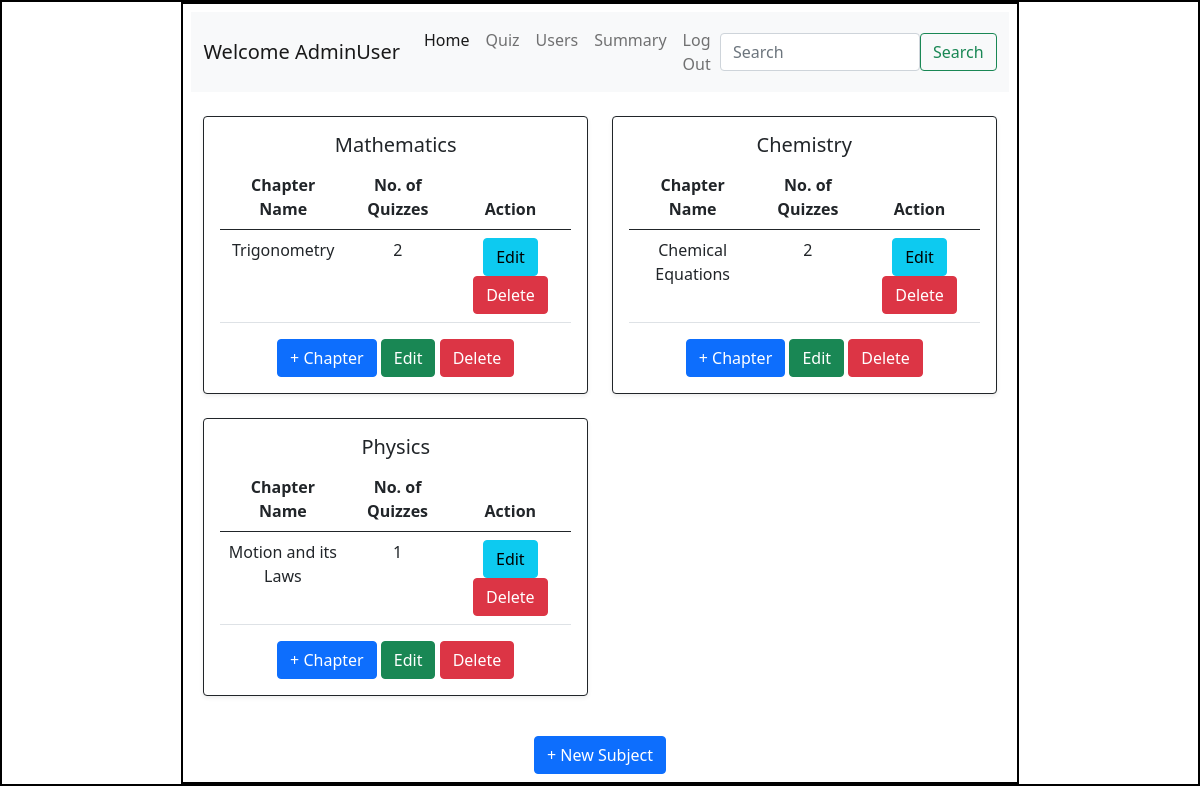
The page /admin_dashboard (signed in) on the database its author committed.
### application/models.py (models this page shows)
class User(db.Model):
    id = db.Column(db.Integer(), primary_key = True)
    full_name = db.Column(db.String(),nullable = False)
    qualification = db.Column(db.String(),nullable = False)
    dob = db.Column(db.String(),nullable = False)
    username = db.Column(db.String(), unique=True, nullable = False)
    password = db.Column(db.String(), nullable = False)
    role = db.Column(db.String(), default = "user", nullable = False)
    scores = db.relationship("Scores", backref = "user", cascade = "all, delete")

class Subject(db.Model):
    id = db.Column(db.Integer(), primary_key = True)
    name = db.Column(db.String(), unique = True, nullable = False)
    desc = db.Column(db.String(), nullable = True)
    chapters = db.relationship("Chapter", backref="subject", cascade="all, delete")

class Chapter(db.Model):
    id = db.Column(db.Integer(), primary_key = True)
    name = db.Column(db.String(), unique = True, nullable = False)
    desc = db.Column(db.String(), nullable = True)
    subject_id = db.Column(db.Integer(), db.ForeignKey("subject.id"), nullable=False)
    quizzes = db.relationship("Quiz", backref="chapter", cascade="all, delete")

### application/controllers.py (the view)
@app.route("/admin_dashboard")
def admin_dashboard():
    if "username" not in session:
        return redirect(url_for("login"))
    this_user = User.query.filter_by(username = session["username"]).first()
    if not this_user or this_user.role != "admin":
        return redirect(url_for("login"))
    subjects = Subject.query.all()
    return render_template("admin_dash.html", subjects = subjects, full_name = this_user.full_name)

### templates/admin_dash.html (shortened to what this page needs)
<!DOCTYPE html>
<html lang="en">
<head>
    <link rel="stylesheet" href="/static/styles.css">
    <link href="https://cdn.jsdelivr.net/npm/bootstrap@5.0.2/dist/css/bootstrap.min.css" rel="stylesheet"
>
</head>
<body>
    <div id="main">
        <div id="canvas" class="p-2" style="width: 70%;">
            <nav class="navbar navbar-expand-lg navbar-light bg-light">
                <div class="container-fluid">
                    <a class="navbar-brand" href="#">Welcome {{full_name}}</a>
                    <div class="collapse navbar-collapse" id="navbarSupportedContent">
                        <ul class="navbar-nav me-auto mb-2 mb-lg-0">
                            <li class="nav-item">
                                <a class="nav-link active" aria-current="page" href="/admin_dashboard">Home</a>
                            </li>
                            <li class="nav-item">
                                <a class="nav-link" href="/quiz_management">Quiz</a>
                            </li>
                            <li class="nav-item">
                                <a class="nav-link" href="/users">Users</a>
                            </li>
                            <li class="nav-item">
                                <a class="nav-link" href="/admin_summary">Summary</a>
                            </li>
                            <li class="nav-item">
                                <a class="nav-link" href="/logout">Log Out</a>
                            </li>
                        </ul>
                        <form class="d-flex ms-auto" action="/search" method="GET">
                            <input class="form-control search-input" type="search" placeholder="Search" aria-label="Search" name="query">
                            <button class="btn btn-outline-success" type="submit">Search</button>
                        </form>
                    </div>
                </div>
            </nav>
            <div class="container mt-4">
                {% if subjects %}
                    <div class="row">
                        {% for subject in subjects %}
                        <div class="col-md-6 mb-4">
                            <div class="card border-dark shadow-sm text-center">
                                <div class="card-body">
                                    <h5 class="card-title">{{ subject.name }}</h5>
                                    <table class="table">
                                        <thead>
                                            <tr>
                                                <th>Chapter Name</th>
                                                <th>No. of Quizzes</th>
                                                <th>Action</th>
                                            </tr>
                                        </thead>
                                        <tbody>
                                            {% if subject.chapters %}
                                                {% for chapter in subject.chapters %}
                                                <tr>
                                                    <td>{{ chapter.name }}</td>
                                                    <td>
                                                        {% if chapter.quizzes %}
                                                            {{ chapter.quizzes | length}}
                                                        {% else %}
                                                            0
                                                        {% endif %}
                                                    <td>
                                                        <a href="/edit_chapter/{{ chapter.id }}" class="btn btn-info">Edit</a>
                                                        <a href="/delete_chapter/{{ chapter.id }}" class="btn btn-danger">Delete</a>
                                                    </td>
                                                </tr>
                                                {% endfor %}
                                            {% else %}
                                                <tr>
                                                    <td colspan="3">No chapters found.</td>
                                                </tr>
                                            {% endif %}
                                        </tbody>
                                    </table>
                                    <a href="/new_chapter/{{ subject.id }}" class="btn btn-primary">+ Chapter</a>
                                    <a href="/edit_subject/{{ subject.id }}" class="btn btn-success">Edit</a>
                                    <a href="/delete_subject/{{ subject.id }}" class="btn btn-danger">Delete</a>
                                </div>
                            </div>
                        </div>
                        {% endfor %}
                    </div>
                {% else %}
                    <div class="text-center mt-4">
                        <h4>No subjects here.</h4>
                        <p>Add a new subject to get started.</p>
                    </div>
                {% endif %}
                <div class="text-center mt-3">
                    <a href="/new_subject" class="btn btn-primary">+ New Subject</a>
                </div>
            </div>
        </div>
    </div>
</body>
</html>

### static/styles.css (style rules this page uses)
* { margin: 0px; }
#main, #canvas { border: 2px solid black; }
#canvas { width: 60%; margin: auto; min-height: 750px; overflow: auto; }

### templates/admin_dash.html (style rules this page uses)
.navbar .form-control { width: 200px; max-width: 100%; }

### rows shown on the page
User: full_name "AdminUser"
Subject: name "Mathematics"
Chapter: name "Trigonometry", quizzes|length "2"
Subject: name "Chemistry"
Chapter: name "Chemical Equations", quizzes|length "2"
Subject: name "Physics"
Chapter: name "Motion and its Laws", quizzes|length "1"
